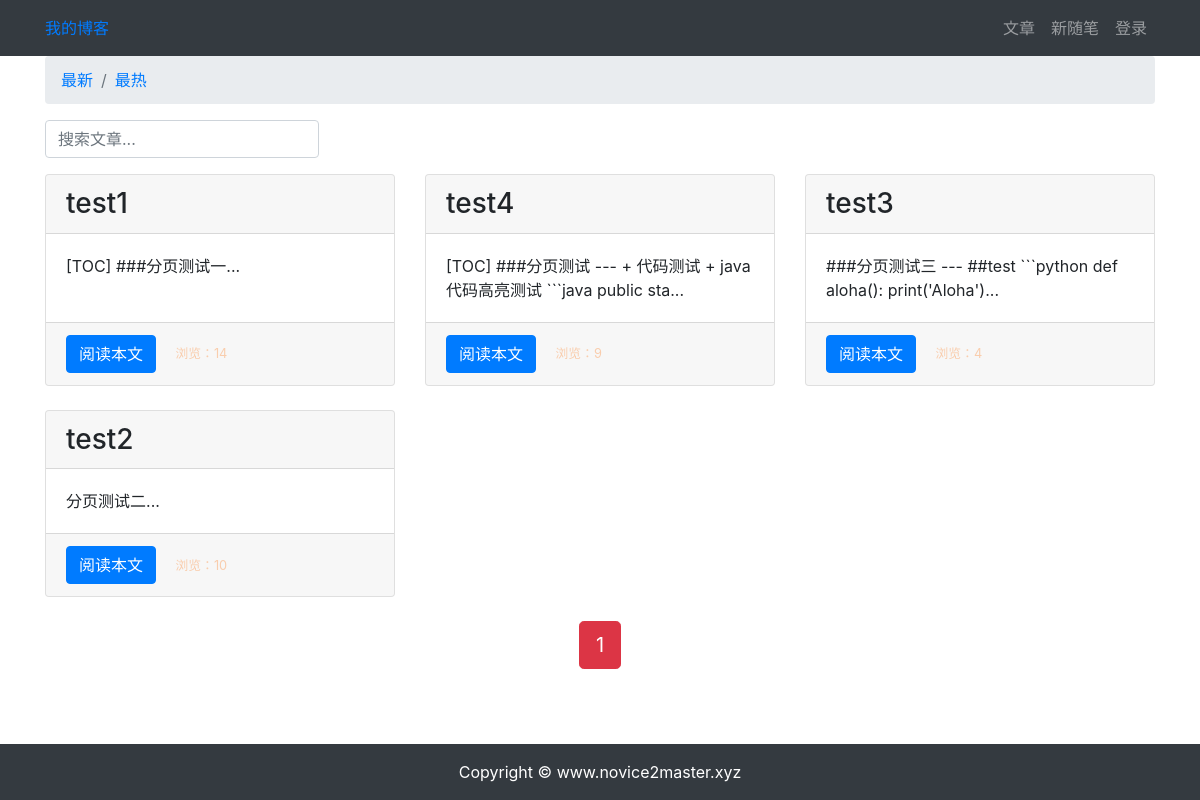
/article/article_list/, run on the app's committed database.
### article/models.py (models this page shows, shortened)
class ArticlePost(models.Model):
    author = models.ForeignKey(User, on_delete=models.CASCADE)
    title = models.CharField(max_length=140)
    body = models.TextField()
    created = models.DateTimeField(default=timezone.now)
    update = models.DateTimeField(auto_now=True)
    total_views = models.PositiveIntegerField(default=0)
    class Meta:
        ordering = ('-update', )

### article/views.py (the view)
# urls.py: path('article_list/', views.article_list, name='article_list'),
def article_list(request):
    search = request.GET.get('search')
    order = request.GET.get('order')
    if search:
        if order == 'total_views':
            article_list = ArticlePost.objects.filter(Q(title__icontains=search) | Q(body__icontains=search)).order_by('-total_views')
        else:
            article_list = ArticlePost.objects.filter(Q(title__icontains=search) | Q(body__icontains=search))
    else:
        search = ''
        if order == 'total_views':
            article_list = ArticlePost.objects.all().order_by('-total_views')
        else:
            article_list = ArticlePost.objects.all()
    paginator = Paginator(article_list, 6)
    page = request.GET.get('page')
    articles = paginator.get_page(page)
    context = {'articles': articles, 'order': order, 'search': search}
    return render(request, 'article/list.html', context)

### templates/article/list.html (shortened to what this page needs)
{% extends 'base.html' %}
{% block content %}
<div class="container">
	<nav aria-label="breadcrumb">
		<ol class="breadcrumb">
			<li class="breadcrumb-item">
				<a href="{% url 'article:article_list' %}?search={{ search }}">最新</a>
			</li>
			<li class="breadcrumb-item">
				<a href="{% url 'article:article_list' %}?order=total_views&search={{ search }}">最热</a>
			</li>
		</ol>
	</nav>
	<div class="row">
		<div class="col-auto mr-auto">
			<form class="form-inline">
				<input class="form-control mb-2 mr-sm-2" type="text" name="search" placeholder="搜索文章..." required>
			</form>
		</div>
	</div>
	<div class="row mt-2">
		{% for article in articles %}
		<div class="col-4 mb-4">
			<div class="card h-100">
				<h3 class="card-header">{{ article.title }}</h3>
				<div class="card-body">
					<p class="card-text">{{ article.body | slice:"66" }}...</p>
				</div>
				<div class=card-footer>
					<a class="btn btn-primary" href="{% url 'article:article_detail' article.id %}">阅读本文</a>
					<span>
						<small style="color: #F9CDAD" class="col align-self-end">
							浏览：{{ article.total_views }}
						</small>
					</span>
				</div>
			</div>
		</div>
		{% endfor %}
	</div>
</div>
<div class="paginator row">
	<div class="m-auto">
		<span class="step-links">
			<span class="current btn btn-danger btn-lg">
				{{ articles.number }}
			</span>
		</span>
	</div>
</div>
{% endblock content %}

### templates/base.html (shortened to what this page needs)
<!DOCTYPE html>
<html lang="en">
<head>
    <link rel="stylesheet" href="/static/css/bootstrap.css">
    <link rel="stylesheet" href="/static/md_css/monokai.css">
</head>
<body>
    {% include 'header.html' %}
    {% block content %}{% endblock content %}
    {% include 'footer.html' %}
</body>
</html>

### templates/header.html (shortened to what this page needs)
<nav class="navbar navbar-expand-lg navbar-dark bg-dark">
    <div class="container">
        <a calss="navbar-brand" href="#">我的博客</a>
        <div>
            <ul class="navbar-nav">
                <li class="nav-item">
                    <a class="nav-link" href="{% url 'article:article_list' %}">文章</a>
                </li>
                <li class="nav-item">
                    <a class="nav-link" href="{% url 'article:article_create' %}">新随笔</a>
                </li>
                {% if user.is_authenticated %}
                    <li class="nav-item dropdown">
                        <a class="nav-link dropdown-toggle" href="#" id="navbarDropdown" role="button" data-toggle="dropdown" aria-haspopup="true" aria-expanded="false">
                            {{ user.username }}
                        </a>
                        <div class="dropdown-menu" aria-labelledby="navbarDropdown">
                            <a class="dropdown-item" href="{% url 'userprofile:logout' %}">退出登录</a>
                            <a class="dropdown-item" href="{% url 'userprofile:edit' user.id %}">个人信息</a>
                            <a class="dropdown-item" href="#" onclick="user_delete()">删除用户</a>
                        </div>
                    </li>
                    <form style="display: none;" method="POST" action="{% url 'userprofile:delete' user.id %}" id="user_delete">
                        {% csrf_token %}
                        <button type="submit">发送</button>
                    </form>
                    <script>
                        function user_delete() {
                            layer.open({
                                title: "确认删除",
                                content: "确认删除用户资料吗？",
                                yes: function(index, layero) {
                                    $('form#user_delete button').click();
                                    layer.close(index);
                                },
                            })
                        }
                    </script>
                {% else %}
                    <li class="nav-item">
                        <a class="nav-link" href="{% url 'userprofile:login' %}">登录</a>
                    </li>
                {% endif %}
            </ul>
        </div>
    </div>
</nav>

### templates/footer.html
<div>
    <br><br><br>
</div>
<footer class="py-3 bg-dark fixed-bottom">
    <div class="container">
        <p class="m-0 text-center text-white">
            Copyright &copy; www.novice2master.xyz
        </p>
    </div>
</footer>

### data on the page
ArticlePost: title "test1", body "[TOC] ###分页测试一", total_views "14"
ArticlePost: title "test4", body "[TOC] ###分页测试 --- + 代码测试 + java代码高亮测试 ```java public sta", total_views "9"
ArticlePost: title "test3", body "###分页测试三 --- ##test ```python def aloha(): print('Aloha')", total_views "4"
ArticlePost: title "test2", body "分页测试二", total_views "10"

### other printed values
{{ articles.number }} "1"
